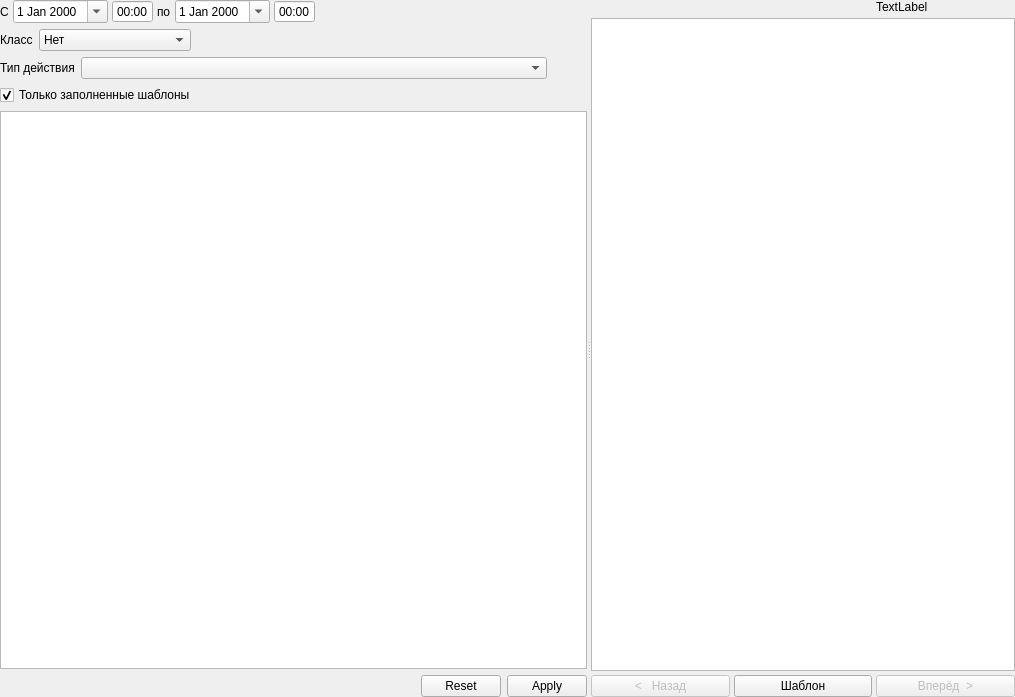
<?xml version="1.0" encoding="UTF-8"?>
<ui version="4.0">
 <class>AmbulatoryCardPage</class>
 <widget class="QWidget" name="AmbulatoryCardPage">
  <property name="geometry">
   <rect>
    <x>0</x>
    <y>0</y>
    <width>1015</width>
    <height>697</height>
   </rect>
  </property>
  <property name="windowTitle">
   <string>Form</string>
  </property>
  <layout class="QGridLayout" name="gridLayout_3">
   <property name="margin">
    <number>0</number>
   </property>
   <item row="0" column="0">
    <widget class="QSplitter" name="splitter">
     <property name="orientation">
      <enum>Qt::Horizontal</enum>
     </property>
     <widget class="QWidget" name="pnlAmbulatory" native="true">
      <layout class="QGridLayout" name="gridLayout">
       <property name="margin">
        <number>0</number>
       </property>
       <item row="0" column="0">
        <layout class="QGridLayout" name="pnlFilter">
         <item row="0" column="0">
          <layout class="QHBoxLayout" name="horizontalLayout">
           <property name="spacing">
            <number>4</number>
           </property>
           <item>
            <widget class="QLabel" name="lblBegDateTime">
             <property name="text">
              <string>С</string>
             </property>
            </widget>
           </item>
           <item>
            <widget class="QFrame" name="frmEndDateTime">
             <property name="sizePolicy">
              <sizepolicy hsizetype="Maximum" vsizetype="Preferred">
               <horstretch>0</horstretch>
               <verstretch>0</verstretch>
              </sizepolicy>
             </property>
             <property name="frameShape">
              <enum>QFrame::NoFrame</enum>
             </property>
             <property name="frameShadow">
              <enum>QFrame::Plain</enum>
             </property>
             <property name="lineWidth">
              <number>0</number>
             </property>
             <layout class="QHBoxLayout" name="horizontalLayout_4">
              <property name="spacing">
               <number>4</number>
              </property>
              <property name="margin">
               <number>0</number>
              </property>
              <item>
               <widget class="CDateEdit" name="edtBegDate">
                <property name="sizePolicy">
                 <sizepolicy hsizetype="Maximum" vsizetype="Fixed">
                  <horstretch>0</horstretch>
                  <verstretch>0</verstretch>
                 </sizepolicy>
                </property>
                <property name="whatsThis">
                 <string>дата окончания осмотра</string>
                </property>
                <property name="calendarPopup">
                 <bool>true</bool>
                </property>
               </widget>
              </item>
              <item>
               <widget class="QTimeEdit" name="edtBegTime">
                <property name="sizePolicy">
                 <sizepolicy hsizetype="Maximum" vsizetype="Fixed">
                  <horstretch>0</horstretch>
                  <verstretch>0</verstretch>
                 </sizepolicy>
                </property>
                <property name="buttonSymbols">
                 <enum>QAbstractSpinBox::NoButtons</enum>
                </property>
                <property name="displayFormat">
                 <string>HH:mm</string>
                </property>
               </widget>
              </item>
             </layout>
            </widget>
           </item>
           <item>
            <widget class="QLabel" name="lblEndDateTime">
             <property name="text">
              <string>по</string>
             </property>
            </widget>
           </item>
           <item>
            <widget class="QFrame" name="frmBegDateTime">
             <property name="sizePolicy">
              <sizepolicy hsizetype="Maximum" vsizetype="Preferred">
               <horstretch>0</horstretch>
               <verstretch>0</verstretch>
              </sizepolicy>
             </property>
             <property name="frameShape">
              <enum>QFrame::NoFrame</enum>
             </property>
             <property name="frameShadow">
              <enum>QFrame::Plain</enum>
             </property>
             <property name="lineWidth">
              <number>0</number>
             </property>
             <layout class="QHBoxLayout" name="horizontalLayout_3">
              <property name="spacing">
               <number>4</number>
              </property>
              <property name="margin">
               <number>0</number>
              </property>
              <item>
               <widget class="CDateEdit" name="edtEndDate">
                <property name="sizePolicy">
                 <sizepolicy hsizetype="Maximum" vsizetype="Fixed">
                  <horstretch>0</horstretch>
                  <verstretch>0</verstretch>
                 </sizepolicy>
                </property>
                <property name="whatsThis">
                 <string>дата начала осмотра</string>
                </property>
                <property name="calendarPopup">
                 <bool>true</bool>
                </property>
               </widget>
              </item>
              <item>
               <widget class="QTimeEdit" name="edtEndTime">
                <property name="sizePolicy">
                 <sizepolicy hsizetype="Maximum" vsizetype="Fixed">
                  <horstretch>0</horstretch>
                  <verstretch>0</verstretch>
                 </sizepolicy>
                </property>
                <property name="buttonSymbols">
                 <enum>QAbstractSpinBox::NoButtons</enum>
                </property>
                <property name="displayFormat">
                 <string>HH:mm</string>
                </property>
               </widget>
              </item>
             </layout>
            </widget>
           </item>
           <item>
            <spacer name="horizontalSpacer">
             <property name="orientation">
              <enum>Qt::Horizontal</enum>
             </property>
             <property name="sizeHint" stdset="0">
              <size>
               <width>40</width>
               <height>20</height>
              </size>
             </property>
            </spacer>
           </item>
          </layout>
         </item>
         <item row="1" column="0">
          <layout class="QHBoxLayout" name="horizontalLayout_2">
           <item>
            <widget class="QLabel" name="lblClass">
             <property name="sizePolicy">
              <sizepolicy hsizetype="Maximum" vsizetype="Preferred">
               <horstretch>0</horstretch>
               <verstretch>0</verstretch>
              </sizepolicy>
             </property>
             <property name="text">
              <string>Класс</string>
             </property>
            </widget>
           </item>
           <item>
            <widget class="QComboBox" name="cmbClass">
             <property name="sizeAdjustPolicy">
              <enum>QComboBox::AdjustToContents</enum>
             </property>
             <item>
              <property name="text">
               <string>Нет</string>
              </property>
             </item>
             <item>
              <property name="text">
               <string>Статус</string>
              </property>
             </item>
             <item>
              <property name="text">
               <string>Диагностика</string>
              </property>
             </item>
             <item>
              <property name="text">
               <string>Лечение</string>
              </property>
             </item>
             <item>
              <property name="text">
               <string>Прочие мероприятия</string>
              </property>
             </item>
            </widget>
           </item>
           <item>
            <spacer name="horizontalSpacer_3">
             <property name="orientation">
              <enum>Qt::Horizontal</enum>
             </property>
             <property name="sizeHint" stdset="0">
              <size>
               <width>40</width>
               <height>20</height>
              </size>
             </property>
            </spacer>
           </item>
          </layout>
         </item>
         <item row="2" column="0">
          <layout class="QHBoxLayout" name="horizontalLayout_5" stretch="0,1,0">
           <item>
            <widget class="QLabel" name="lblActionType">
             <property name="text">
              <string>Тип действия</string>
             </property>
            </widget>
           </item>
           <item>
            <widget class="CActionTypeComboBox" name="cmbActionType">
             <property name="sizeAdjustPolicy">
              <enum>QComboBox::AdjustToContents</enum>
             </property>
            </widget>
           </item>
           <item>
            <spacer name="horizontalSpacer_4">
             <property name="orientation">
              <enum>Qt::Horizontal</enum>
             </property>
             <property name="sizeHint" stdset="0">
              <size>
               <width>40</width>
               <height>20</height>
              </size>
             </property>
            </spacer>
           </item>
          </layout>
         </item>
         <item row="3" column="0">
          <widget class="QCheckBox" name="cbHaveTemplate">
           <property name="text">
            <string>Только заполненные шаблоны</string>
           </property>
           <property name="checked">
            <bool>true</bool>
           </property>
          </widget>
         </item>
        </layout>
       </item>
       <item row="1" column="0">
        <widget class="QWidget" name="pnlActions" native="true">
         <layout class="QGridLayout" name="gridLayout_2">
          <property name="margin">
           <number>0</number>
          </property>
          <item row="0" column="0">
           <widget class="CTreeView" name="tblActions"/>
          </item>
         </layout>
        </widget>
       </item>
       <item row="2" column="0">
        <layout class="QHBoxLayout" name="horizontalLayout_6" stretch="1,0">
         <item>
          <spacer name="horizontalSpacer_2">
           <property name="orientation">
            <enum>Qt::Horizontal</enum>
           </property>
           <property name="sizeHint" stdset="0">
            <size>
             <width>40</width>
             <height>20</height>
            </size>
           </property>
          </spacer>
         </item>
         <item>
          <widget class="QDialogButtonBox" name="filterButtonBox">
           <property name="standardButtons">
            <set>QDialogButtonBox::Apply|QDialogButtonBox::Reset</set>
           </property>
          </widget>
         </item>
        </layout>
       </item>
      </layout>
     </widget>
     <widget class="QWidget" name="pnlAmbulatoryCardReport" native="true">
      <layout class="QGridLayout" name="gridLayout_4">
       <property name="margin">
        <number>0</number>
       </property>
       <property name="spacing">
        <number>4</number>
       </property>
       <item row="1" column="0" colspan="3">
        <widget class="CReportBrowser" name="txtAmbulatoryCardReport"/>
       </item>
       <item row="2" column="0">
        <widget class="QPushButton" name="btnBack">
         <property name="enabled">
          <bool>false</bool>
         </property>
         <property name="text">
          <string>&lt;   Назад</string>
         </property>
        </widget>
       </item>
       <item row="2" column="2">
        <widget class="QPushButton" name="btnNext">
         <property name="enabled">
          <bool>false</bool>
         </property>
         <property name="text">
          <string>Вперёд  &gt;</string>
         </property>
        </widget>
       </item>
       <item row="2" column="1">
        <widget class="QPushButton" name="btnSelect">
         <property name="text">
          <string>Шаблон</string>
         </property>
        </widget>
       </item>
       <item row="0" column="2">
        <widget class="QLabel" name="lblTemplateName">
         <property name="text">
          <string>TextLabel</string>
         </property>
        </widget>
       </item>
      </layout>
     </widget>
    </widget>
   </item>
  </layout>
 </widget>
 <customwidgets>
  <customwidget>
   <class>CDateEdit</class>
   <extends>QDateEdit</extends>
   <header>library/DateEdit.h</header>
  </customwidget>
  <customwidget>
   <class>CActionTypeComboBox</class>
   <extends>QComboBox</extends>
   <header>Events/ActionTypeComboBox.h</header>
  </customwidget>
  <customwidget>
   <class>CReportBrowser</class>
   <extends>QTextBrowser</extends>
   <header>Reports/ReportBrowser.h</header>
  </customwidget>
  <customwidget>
   <class>CTreeView</class>
   <extends>QTreeView</extends>
   <header>library/TreeView</header>
  </customwidget>
 </customwidgets>
 <tabstops>
  <tabstop>edtBegDate</tabstop>
  <tabstop>edtBegTime</tabstop>
  <tabstop>edtEndDate</tabstop>
  <tabstop>edtEndTime</tabstop>
  <tabstop>filterButtonBox</tabstop>
  <tabstop>txtAmbulatoryCardReport</tabstop>
 </tabstops>
 <resources/>
 <connections/>
</ui>
